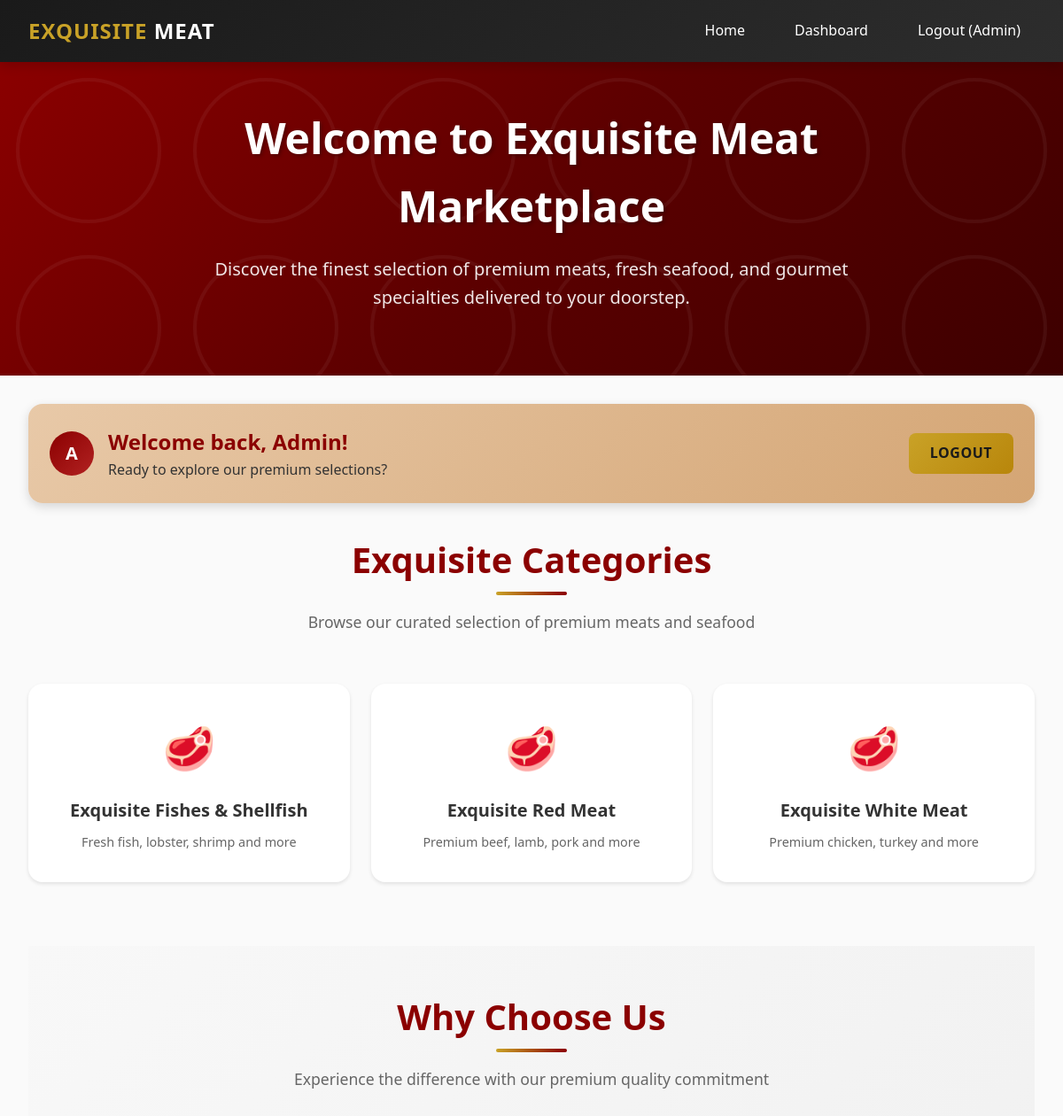
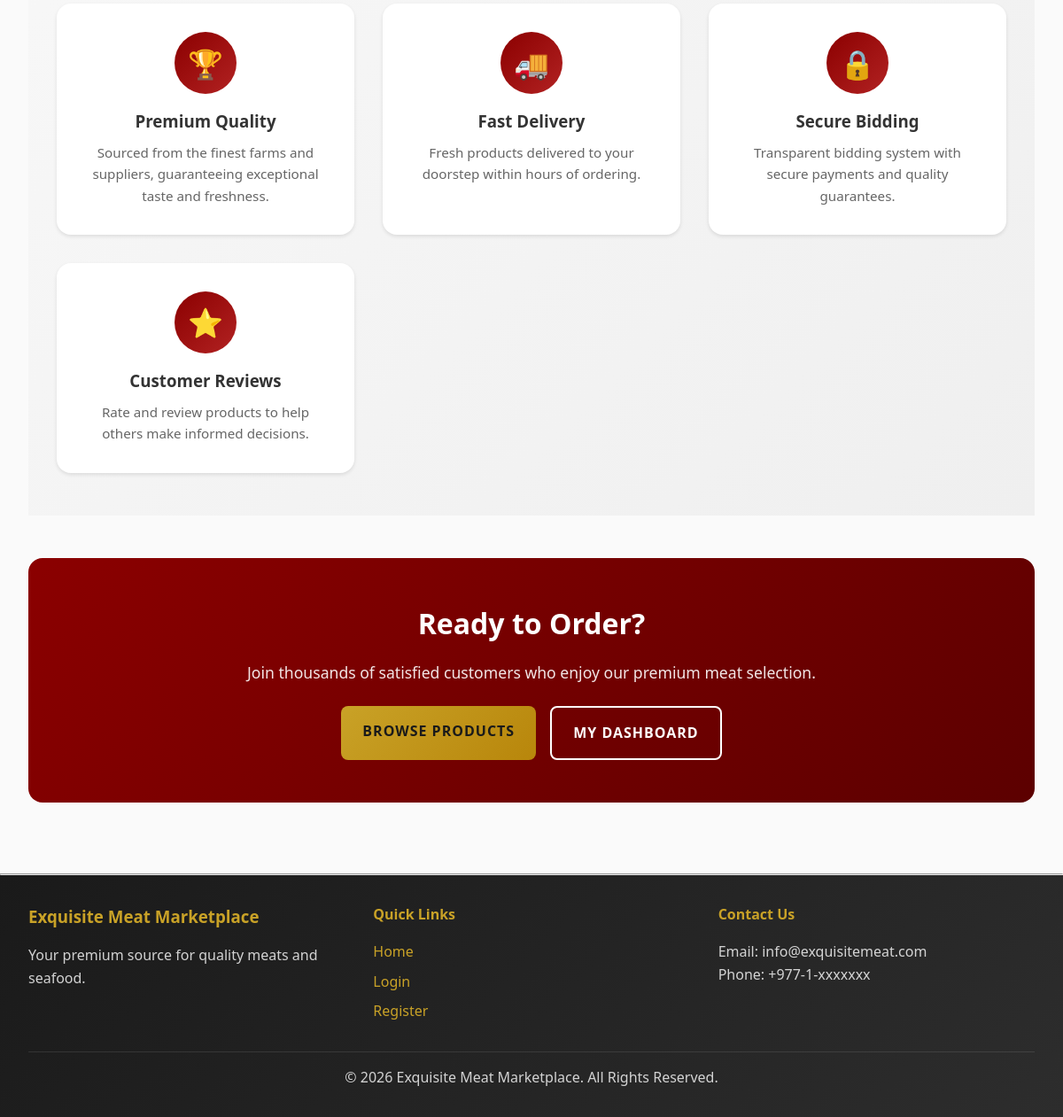
The page / (signed in) on the database its author committed (2 pictures, top to bottom).
### tables this page shows
CREATE TABLE IF NOT EXISTS categories (
    id INT AUTO_INCREMENT PRIMARY KEY,
    name VARCHAR(50) NOT NULL,
    description TEXT,
    icon VARCHAR(10) DEFAULT '🥩',
    created_at TIMESTAMP DEFAULT CURRENT_TIMESTAMP
);

### public/index.php (the view, shortened to what this page needs)
<?php
require_once "../includes/config.php";
$logged_in = isset($_SESSION['user_id']);
$categories = [];
$category_icons = [
    'red_meat' => '🥩',
    'white_meat' => '🍗',
    'fish' => '🐟',
    'shellfish' => '🦐'
];
try {
    $result = $conn->query("SELECT * FROM categories ORDER BY name ASC");
    if ($result && $result->num_rows > 0) {
        while ($row = $result->fetch_assoc()) {
            $categories[] = $row;
        }
    }
} catch (Exception $e) {
}
?>
<!DOCTYPE html>
<html lang="en">
<head>
    <link rel="stylesheet" href="../assets/css/style.css">
</head>
<body>
<?php include "../includes/navbar.php"; ?>
<section class="hero">
    <div class="hero-content">
        <h1>Welcome to Exquisite Meat Marketplace</h1>
        <p>Discover the finest selection of premium meats, fresh seafood, and gourmet specialties delivered to your doorstep.</p>
    </div>
</section>
<div class="container">
    <?php if($logged_in): ?>
        <div class="user-bar">
            <div class="welcome-text">
                <div class="user-avatar">
                    <?php echo strtoupper(substr($_SESSION['name'], 0, 1)); ?>
                </div>
                <div>
                    <h1>Welcome back, <?php echo htmlspecialchars($_SESSION['name']); ?>!</h1>
                    <p>Ready to explore our premium selections?</p>
                </div>
            </div>
            <a href="logout.php" class="btn-logout">Logout</a>
        </div>
    <?php endif; ?>
    <section class="categories-section">
        <div class="section-header">
            <h2>Exquisite Categories</h2>
            <p>Browse our curated selection of premium meats and seafood</p>
        </div>
        <div class="categories">
            <?php foreach($categories as $index => $category): ?>
                <?php
                    $slug = isset($category['slug']) ? $category['slug'] : strtolower(str_replace(' ', '_', $category['name']));
                    $icon = isset($category_icons[$slug]) ? $category_icons[$slug] : '🥩';
                    $description = isset($category['description']) ? $category['description'] : 'Premium quality selection';
                ?>
                <div class="category-box <?php echo $slug; ?>">
                    <span class="category-icon"><?php echo $icon; ?></span>
                    <h3><?php echo htmlspecialchars($category['name']); ?></h3>
                    <p><?php echo htmlspecialchars($description); ?></p>
                </div>
            <?php endforeach; ?>
        </div>
    </section>
    <section class="features-section">
        <div class="section-header">
            <h2>Why Choose Us</h2>
            <p>Experience the difference with our premium quality commitment</p>
        </div>
        <div class="features-grid">
            <div class="feature-card">
                <div class="feature-icon">🏆</div>
                <h3>Premium Quality</h3>
                <p>Sourced from the finest farms and suppliers, guaranteeing exceptional taste and freshness.</p>
            </div>
            <div class="feature-card">
                <div class="feature-icon">🚚</div>
                <h3>Fast Delivery</h3>
                <p>Fresh products delivered to your doorstep within hours of ordering.</p>
            </div>
            <div class="feature-card">
                <div class="feature-icon">🔒</div>
                <h3>Secure Bidding</h3>
                <p>Transparent bidding system with secure payments and quality guarantees.</p>
            </div>
            <div class="feature-card">
                <div class="feature-icon">⭐</div>
                <h3>Customer Reviews</h3>
                <p>Rate and review products to help others make informed decisions.</p>
            </div>
        </div>
    </section>
    <section class="cta-section">
        <h2>Ready to Order?</h2>
        <p>Join thousands of satisfied customers who enjoy our premium meat selection.</p>
        <div class="cta-buttons">
            <?php if($logged_in): ?>
                <a href="../customer/browse-products.php" class="btn btn-primary">Browse Products</a>
                <a href="../customer/dashboard.php" class="btn btn-secondary">My Dashboard</a>
            <?php else: ?>
                <a href="register.php" class="btn btn-primary">Create Account</a>
                <a href="login.php" class="btn btn-secondary">Login</a>
            <?php endif; ?>
        </div>
    </section>
</div>
<?php include "../includes/footer.php"; ?>

### rows shown on the page
categories: name "🥩", name "Exquisite Fishes & Shellfish", description "Fresh fish, lobster, shrimp and more"
categories: name "🥩", name "Exquisite Red Meat", description "Premium beef, lamb, pork and more"
categories: name "🥩", name "Exquisite White Meat", description "Premium chicken, turkey and more"

### other values the page prints
$_SESSION['name'] "Admin"
substr($_SESSION['name'], 0, 1) "A"
